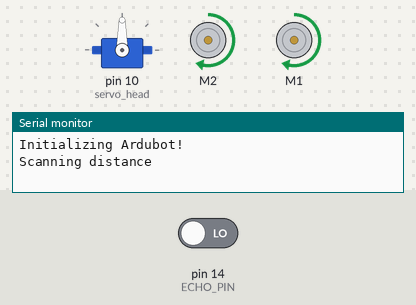
Recording of a sketch running on a simulated Arduino Uno, built with avr-gcc and run on an emulated ATmega328P. Parts: servo, 2 × DC motor (green arrow = forward, orange = backward, longer = faster), the last lines printed to the serial monitor. The inputs (shaded band) are chosen by the test bench; at power-on: pin 14 (ECHO_PIN) LOW.

Above: at 1.55 s.
At 6.55 s:
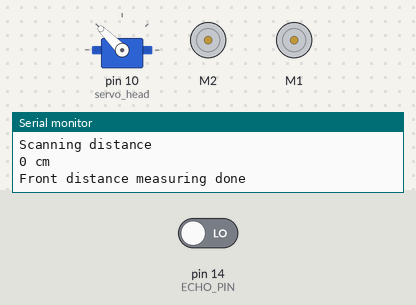
At 7.6 s:
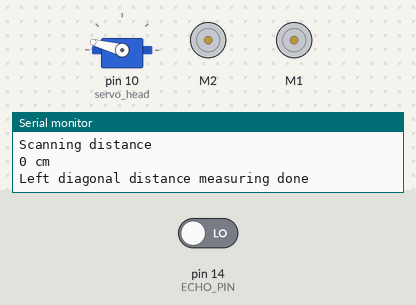
At 8.75 s:
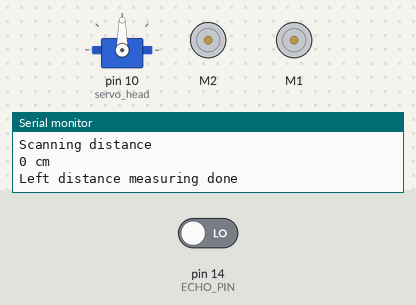
At 10.85 s:
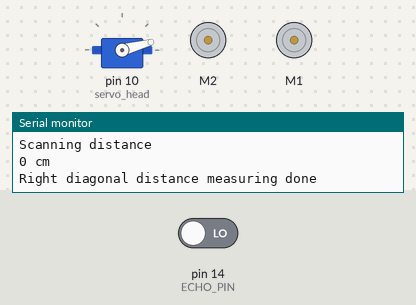
At 13.8 s:
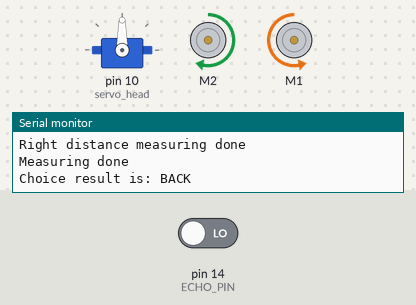
Timing chart, 0 to 17.5 s (numbered marks = the images above):
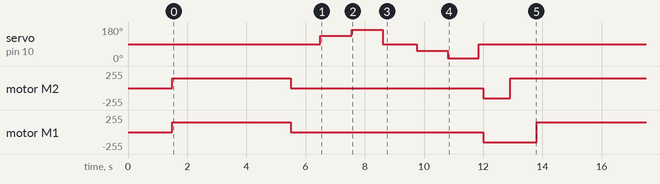

Measured:
- by itself, servo on pin 10 (servo_head): repeats every 12.3 s: 165° 1.1 s, 90° 1.2 s, 55° 1.1 s, 15° 1.1 s, 90° 7.0 s, 135° 1.1 s
- by itself, motor M2: repeats every 12.3 s: stopped 6.5 s, backward 150/255 0.90 s, forward 150/255 4.9 s
- by itself, motor M1: repeats every 12.3 s: stopped 6.5 s, backward 150/255 1.8 s, forward 150/255 4.0 s

The sketch:

ArdubotZX.ino
```cpp
// (licence header left out)
#include <AFMotor.h>
#include <Servo.h>

// DC motor on M1&M2
AF_DCMotor motorR(1);
AF_DCMotor motorL(2);
// DC hobby servo
Servo servo_head;

#define TRIG_PIN 15
#define ECHO_PIN 14
#define LED 13

//Below we are creating unsigned integer variables which we will use later on in the code. They are unsigned as they will only have postive values
unsigned int duration;
unsigned int distance;
unsigned int FrontDistance;
unsigned int LeftDistance;
unsigned int RightDistance;
unsigned int LeftDiagonalDistance;
unsigned int RightDiagonalDistance;

char choice;

char turnDirection;  // Gets 'l', 'r' or 'f' depending on which direction is obstacle free

// There are limits for obstacles:
const int distanceLimit = 25;           // Front distance limit in cm
const int sideDistanceLimit = 17;       // Side distance limit in cm
const int minTurnDistanceLimit = 11;       // Side distance limit in cm
const int turnTime = 900;               // Time needed to turn robot

int distanceCounter = 0;
int numcycles = 0;  // Number of cycles used to rotate with head during moving

int i;

void setup() {
  Serial.begin(9600);           // set up Serial library at 9600 bps
  Serial.println("Initializing Ardubot!");

  // turn on servo
  servo_head.attach(10);
  servo_head.write(90);

  // set speed on motors
  motorL.setSpeed(150);
  motorR.setSpeed(150);
  moveStop();
  delay(1500);
}

// Test the DC motor, stepper and servo ALL AT ONCE!
void loop() {
  go();
}


//------------------------------//
//Scan surrounding methods//
//------------------------------//

int scan()                               //This function determines the distance things are away from the ultrasonic sensor
{
  long pulse;
  Serial.println("Scanning distance");
  digitalWrite(TRIG_PIN, LOW);
  delayMicroseconds(2);
  digitalWrite(TRIG_PIN, HIGH);
  delayMicroseconds(10);
  digitalWrite(TRIG_PIN, LOW);
  pulse = pulseIn(ECHO_PIN, HIGH);
  //  distance = round( pulse * 0.01657 );
  distance = pulse * 0.033 / 2;
  Serial.print(distance);
  Serial.println(" cm");
}

void watchsurrounding()
{ //Meassures distances to the right, left, front, left diagonal, right diagonal and asign them in cm to the variables rightscanval,
  //leftscanval, centerscanval, ldiagonalscanval and rdiagonalscanval (there are 5 points for distance testing)
  scan();
  FrontDistance = distance;
  Serial.println("Front distance measuring done");
  if (FrontDistance < distanceLimit)
  {
    moveStop();
  }
  servo_head.write(135);
  delay(50);
  scan();
  LeftDiagonalDistance = distance;
  Serial.println("Left diagonal distance measuring done");
  if (LeftDiagonalDistance < distanceLimit)
  {
    moveStop();
  }
  servo_head.write(165);
  delay(50);
  scan();
  LeftDistance = distance;
  Serial.println("Left distance measuring done");
  if (LeftDistance < sideDistanceLimit)
  {
    moveStop();
  }

  servo_head.write(90);
  delay(150);
  scan();
  FrontDistance = distance;
  Serial.println("Front distance measuring done");
  if (FrontDistance < distanceLimit)
  {
    moveStop();
  }
  servo_head.write(55);
  delay(50);
  scan();
  RightDiagonalDistance = distance;
  Serial.println("Right diagonal distance measuring done");
  if (RightDiagonalDistance < distanceLimit)
  {
    moveStop();
  }
  servo_head.write(15);
  delay(50);
  scan();
  RightDistance = distance;
  Serial.println("Right distance measuring done");
  if (RightDistance < sideDistanceLimit)
  {
    moveStop();
  }

  servo_head.write(90); //Finish looking around (look forward again)
  delay(150);
  Serial.println("Measuring done");
}


char decide() {
  // Decide the right way without obstacles
  watchsurrounding();
  if (LeftDistance > RightDistance && LeftDistance > FrontDistance) {
    if (RightDistance < minTurnDistanceLimit) {
      Serial.println("Choice result is: BACK");
      choice = 'b';
    } else {
      Serial.println("Choise result is: LEFT");
      choice = 'l';
    }
  }
  else if (RightDistance > LeftDistance && RightDistance > FrontDistance) {
    if (LeftDistance < minTurnDistanceLimit) {
      Serial.println("Choice result is: BACK");
      choice = 'b';
    } else {
      Serial.println("Choise result is: RIGHT");
      choice = 'r';
    }
  }
  else if ( LeftDistance < sideDistanceLimit && RightDistance < sideDistanceLimit
            && FrontDistance < distanceLimit ) {
    Serial.println("Choice result is: BACK");
    choice = 'b';
  }
  else {
    Serial.println("Choise result is: FORWARD");
    choice = 'f';
  }
  return choice;
}

//-----------------------//
//Control motors methods //
//-----------------------//

//Stani
void moveStop() {
  motorL.run(RELEASE);
  motorR.run(RELEASE);
}

//Naprijed
void moveForward() {
  motorL.run(FORWARD);
  motorR.run(FORWARD);
}

//Nazad
void moveBackward() {
  motorL.run(BACKWARD);
  motorR.run(BACKWARD);
}

//Desno
void moveRight() {
  motorL.run(FORWARD);
  motorR.run(BACKWARD);
}

//Lijevo
void moveLeft() {
  motorL.run(BACKWARD);
  motorR.run(FORWARD);
}

//Automatsko upravljanje
void go() {
  moveForward();
  scan();
  if ( distance < distanceLimit)
  {
    distanceCounter++;
  }
  if ( distance > distanceLimit)
  {
    distanceCounter = 0;
  }
  if (distanceCounter > 3)   // robot reachaed 3 times distance limit in front of the robot, so robot must stop immediately and decide right way
  {
    moveStop();
    turnDirection = decide();
    switch (turnDirection) {
      case 'l':
        moveLeft();
        delay(turnTime);
        //        buzz();
        break;
      case 'r':
        moveRight();
        delay(turnTime);
        //        buzz();
        break;
      case 'b':
        moveBackward();
        delay(turnTime);
        moveRight();
        delay(turnTime);
        //        buzz();
        break;
      case 'f':
        //        buzz();
        break;
    }
    distanceCounter = 0;
  }
  ++numcycles;
  if (numcycles > 40) // After 40 cycles of code measure surrounding obstacles
  {
    Serial.println("Front obstancle detected");
    watchsurrounding();
    if ( LeftDistance < sideDistanceLimit || LeftDiagonalDistance < sideDistanceLimit)
    {
      Serial.println("Moving: RIGHT");
      moveRight();
      delay(turnTime);
    }
    if ( RightDistance < sideDistanceLimit || RightDiagonalDistance < sideDistanceLimit)
    {
      Serial.println("Moving: LEFT");
      moveLeft();
      delay(turnTime);
    }
    numcycles = 0; //Restart count of cycles
  }
}
```
